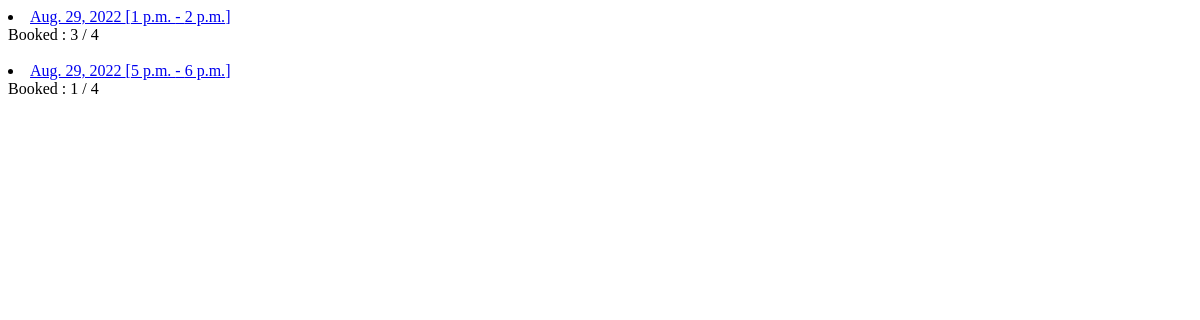
The app's page /slots/1, older data.
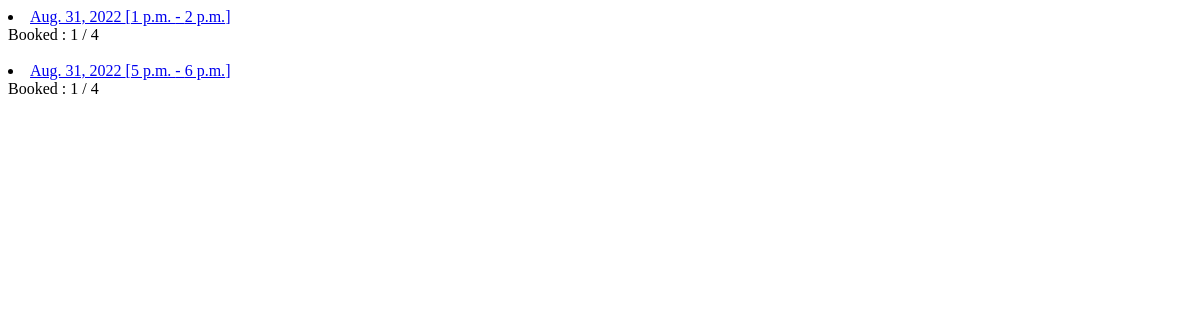
The same page, newer data.
### accounts/models.py (models this page shows, shortened)
class Slot(models.Model):
    court = models.ForeignKey(Court,on_delete=models.CASCADE)
    booked = models.IntegerField(default=0)
    date = models.DateField()
    start_time = models.TimeField()
    end_time = models.TimeField()
    status1 = (('1','available'),('2','booked'),('3','cancelled'))
    status = models.CharField(max_length=1,choices=status1,default='1')

class Court(models.Model):
    name = models.CharField(max_length=100)
    sport = models.ForeignKey(Sport,on_delete=models.CASCADE)
    capacity = models.PositiveIntegerField()

### accounts/views.py (the view)
# urls.py: path('slots/<slug:court_id>',views.slotbook,name='slotbook'),
def slotbook(request,court_id):
    court1 = Court.objects.get(id = court_id)
    slots = Slot.objects.filter(court = court1)
    return render(request,'accounts/slots.html',{'slots':slots})

### accounts/templates/accounts/slots.html (shortened to what this page needs)
<!DOCTYPE html>
<html lang="en">
<head>
</head>
<body>
    {% for i in slots %}
    <li>
        <a href="/book_slot/{{i.id}}">{{i.date}} [{{i.start_time}} - {{i.end_time}}] </a>
        <br>
        Booked : {{i.booked}} / {{i.court.capacity}}
    </li>
    <br>
    {% endfor %}
</body>
</html>

Row changes from the older to the newer data that the page shows:
changed Slot (number 1 of 2 on the later page): date "Aug. 29, 2022" → "Aug. 31, 2022"; booked "3" → "1"
changed Slot (number 2 of 2 on the later page): date "Aug. 29, 2022" → "Aug. 31, 2022"
